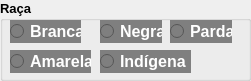
              <widget class="QGroupBox" name="groupBox_6">
               <property name="geometry">
                <rect>
                 <x>20</x>
                 <y>400</y>
                 <width>251</width>
                 <height>81</height>
                </rect>
               </property>
               <property name="font">
                <font>
                 <pointsize>10</pointsize>
                 <weight>75</weight>
                 <bold>true</bold>
                </font>
               </property>
               <property name="title">
                <string>Raça</string>
               </property>
               <widget class="QRadioButton" name="radioButton_47">
                <property name="geometry">
                 <rect>
                  <x>100</x>
                  <y>50</y>
                  <width>91</width>
                  <height>23</height>
                 </rect>
                </property>
                <property name="font">
                 <font>
                  <pointsize>12</pointsize>
                 </font>
                </property>
                <property name="styleSheet">
                 <string notr="true">color: rgb(255, 255, 255);
background-color: rgb(127, 127, 127);</string>
                </property>
                <property name="text">
                 <string>Indígena</string>
                </property>
                <attribute name="buttonGroup">
                 <string notr="true">buttonGroup_5</string>
                </attribute>
               </widget>
               <widget class="QRadioButton" name="radioButton_45">
                <property name="geometry">
                 <rect>
                  <x>170</x>
                  <y>20</y>
                  <width>62</width>
                  <height>23</height>
                 </rect>
                </property>
                <property name="font">
                 <font>
                  <pointsize>12</pointsize>
                 </font>
                </property>
                <property name="styleSheet">
                 <string notr="true">color: rgb(255, 255, 255);
background-color: rgb(127, 127, 127);</string>
                </property>
                <property name="text">
                 <string>Parda</string>
                </property>
                <attribute name="buttonGroup">
                 <string notr="true">buttonGroup_5</string>
                </attribute>
               </widget>
               <widget class="QRadioButton" name="radioButton_46">
                <property name="geometry">
                 <rect>
                  <x>10</x>
                  <y>50</y>
                  <width>81</width>
                  <height>23</height>
                 </rect>
                </property>
                <property name="font">
                 <font>
                  <pointsize>12</pointsize>
                 </font>
                </property>
                <property name="styleSheet">
                 <string notr="true">color: rgb(255, 255, 255);
background-color: rgb(127, 127, 127);</string>
                </property>
                <property name="text">
                 <string>Amarela</string>
                </property>
                <attribute name="buttonGroup">
                 <string notr="true">buttonGroup_5</string>
                </attribute>
               </widget>
               <widget class="QRadioButton" name="radioButton_43">
                <property name="geometry">
                 <rect>
                  <x>10</x>
                  <y>20</y>
                  <width>71</width>
                  <height>23</height>
                 </rect>
                </property>
                <property name="font">
                 <font>
                  <pointsize>12</pointsize>
                 </font>
                </property>
                <property name="styleSheet">
                 <string notr="true">color: rgb(255, 255, 255);
background-color: rgb(127, 127, 127);</string>
                </property>
                <property name="text">
                 <string>Branca</string>
                </property>
                <attribute name="buttonGroup">
                 <string notr="true">buttonGroup_5</string>
                </attribute>
               </widget>
               <widget class="QRadioButton" name="radioButton_44">
                <property name="geometry">
                 <rect>
                  <x>100</x>
                  <y>20</y>
                  <width>62</width>
                  <height>23</height>
                 </rect>
                </property>
                <property name="font">
                 <font>
                  <pointsize>12</pointsize>
                 </font>
                </property>
                <property name="styleSheet">
                 <string notr="true">color: rgb(255, 255, 255);
background-color: rgb(127, 127, 127);</string>
                </property>
                <property name="text">
                 <string>Negra</string>
                </property>
                <attribute name="buttonGroup">
                 <string notr="true">buttonGroup_5</string>
                </attribute>
               </widget>
              </widget>
